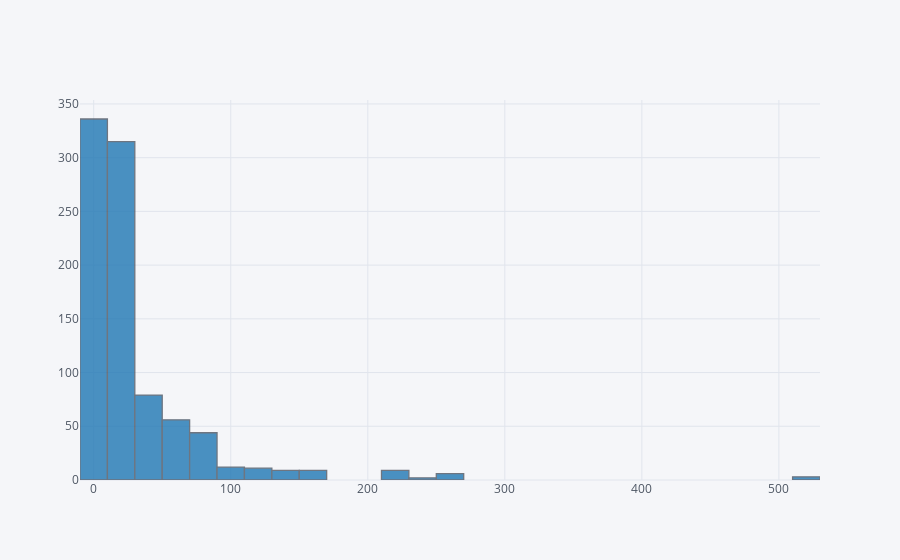

Write notebook code for a chart like this one.
### Code cell
train["Fare"].iplot(kind="hist", bins=50)

### Figure 1 — Plotly figure (JSON) as saved in the notebook; plotly's stock layout.template omitted (floating-point values rounded to 4 significant figures; data arrays with more than 128 entries replaced by an {"elided": "..."} marker saying what was removed)
{"data": [{"histfunc": "count", "histnorm": "", "marker": {"color": "rgba(31, 119, 180, 1.0)", "line": {"color": "#4D5663", "width": 1.3}}, "name": "Fare", "nbinsx": 50, "opacity": 0.8, "orientation": "v", "type": "histogram", "uid": "afb0801b-b58e-484f-8eea-7fb948fc6ac4", "x": {"elided": "891 float values"}}], "layout": {"autosize": true, "barmode": "overlay", "legend": {"bgcolor": "#F5F6F9", "font": {"color": "#4D5663"}}, "paper_bgcolor": "#F5F6F9", "plot_bgcolor": "#F5F6F9", "title": {"font": {"color": "#4D5663"}}, "xaxis": {"autorange": true, "gridcolor": "#E1E5ED", "range": [-10, 530], "showgrid": true, "tickfont": {"color": "#4D5663"}, "title": {"font": {"color": "#4D5663"}, "text": ""}, "type": "linear", "zerolinecolor": "#E1E5ED"}, "yaxis": {"autorange": true, "gridcolor": "#E1E5ED", "range": [0, 353.7], "showgrid": true, "tickfont": {"color": "#4D5663"}, "title": {"font": {"color": "#4D5663"}, "text": ""}, "zerolinecolor": "#E1E5ED"}}}
